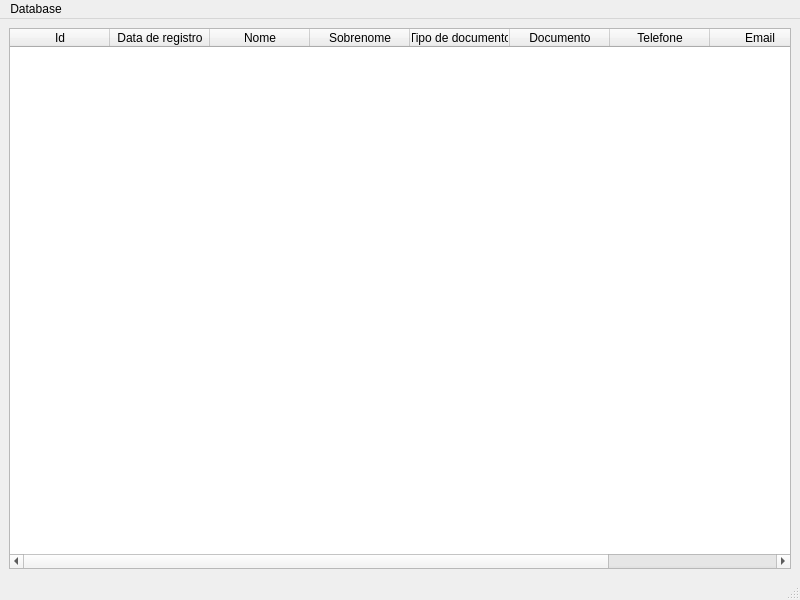
<?xml version="1.0" encoding="UTF-8"?>
<ui version="4.0">
 <class>MainWindow</class>
 <widget class="QMainWindow" name="MainWindow">
  <property name="geometry">
   <rect>
    <x>0</x>
    <y>0</y>
    <width>800</width>
    <height>600</height>
   </rect>
  </property>
  <property name="windowTitle">
   <string>MainWindow</string>
  </property>
  <widget class="QWidget" name="centralwidget">
   <layout class="QGridLayout" name="gridLayout">
    <item row="0" column="0">
     <widget class="QTableWidget" name="tableWidget">
      <column>
       <property name="text">
        <string>Id</string>
       </property>
      </column>
      <column>
       <property name="text">
        <string>Data de registro</string>
       </property>
      </column>
      <column>
       <property name="text">
        <string>Nome</string>
       </property>
      </column>
      <column>
       <property name="text">
        <string>Sobrenome</string>
       </property>
      </column>
      <column>
       <property name="text">
        <string>Tipo de documento</string>
       </property>
      </column>
      <column>
       <property name="text">
        <string>Documento</string>
       </property>
      </column>
      <column>
       <property name="text">
        <string>Telefone</string>
       </property>
      </column>
      <column>
       <property name="text">
        <string>Email</string>
       </property>
      </column>
      <column>
       <property name="text">
        <string>Cidade</string>
       </property>
      </column>
     </widget>
    </item>
   </layout>
  </widget>
  <widget class="QMenuBar" name="menubar">
   <property name="geometry">
    <rect>
     <x>0</x>
     <y>0</y>
     <width>800</width>
     <height>22</height>
    </rect>
   </property>
   <widget class="QMenu" name="menuDatabase">
    <property name="title">
     <string>Database</string>
    </property>
    <addaction name="actionInserir"/>
    <addaction name="separator"/>
    <addaction name="actionListar"/>
    <addaction name="actionAlterar"/>
    <addaction name="separator"/>
    <addaction name="actionRemover"/>
    <addaction name="separator"/>
    <addaction name="actionSair"/>
   </widget>
   <addaction name="menuDatabase"/>
  </widget>
  <widget class="QStatusBar" name="statusbar"/>
  <action name="actionInserir">
   <property name="text">
    <string>Inserir</string>
   </property>
  </action>
  <action name="actionAlterar">
   <property name="text">
    <string>Alterar</string>
   </property>
  </action>
  <action name="actionRemover">
   <property name="text">
    <string>Remover</string>
   </property>
  </action>
  <action name="actionListar">
   <property name="text">
    <string>Listar</string>
   </property>
  </action>
  <action name="actionSair">
   <property name="text">
    <string>Sair</string>
   </property>
  </action>
 </widget>
 <resources/>
 <connections/>
</ui>
